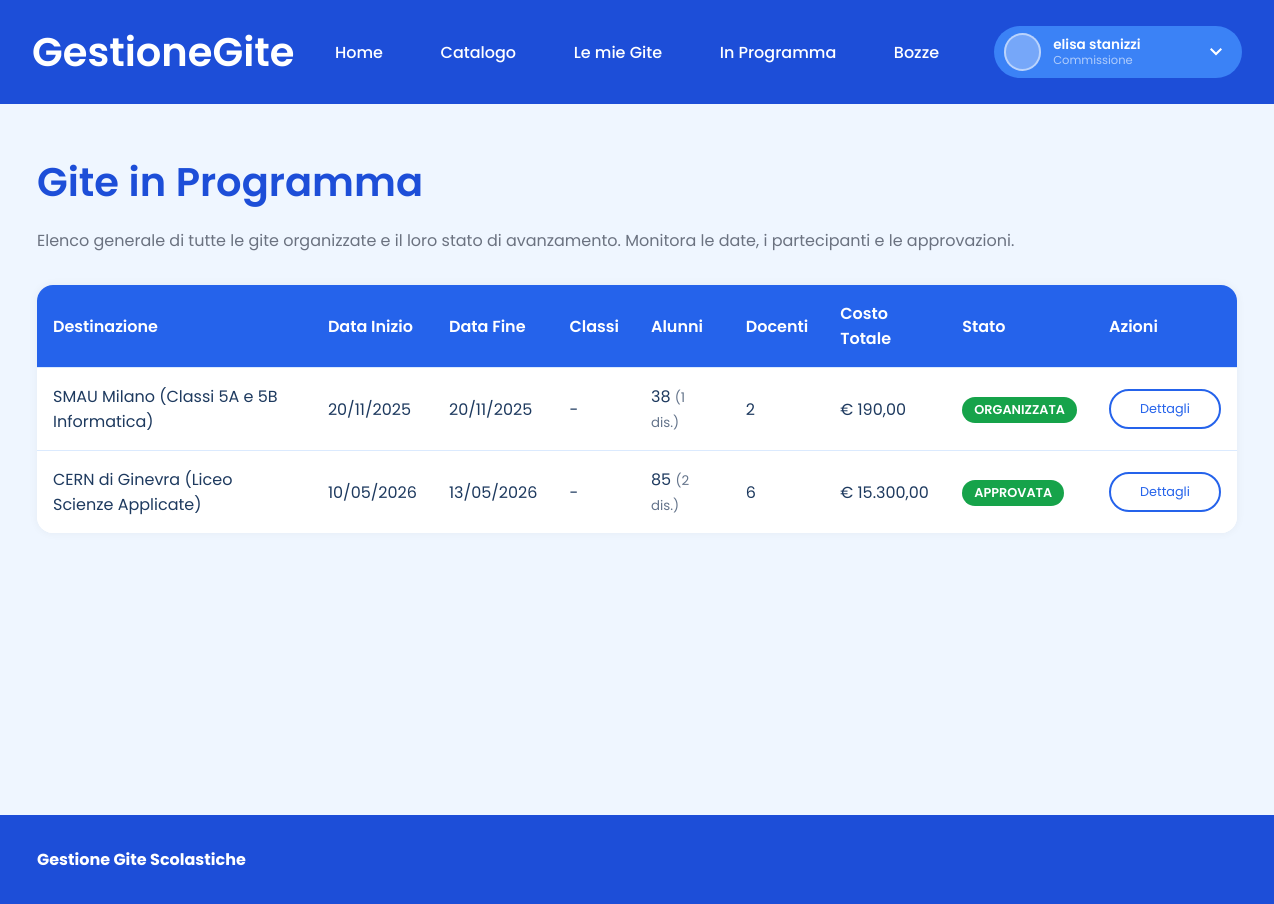
/inProgramma.php (signed in), run on an earlier commit of the app's database.
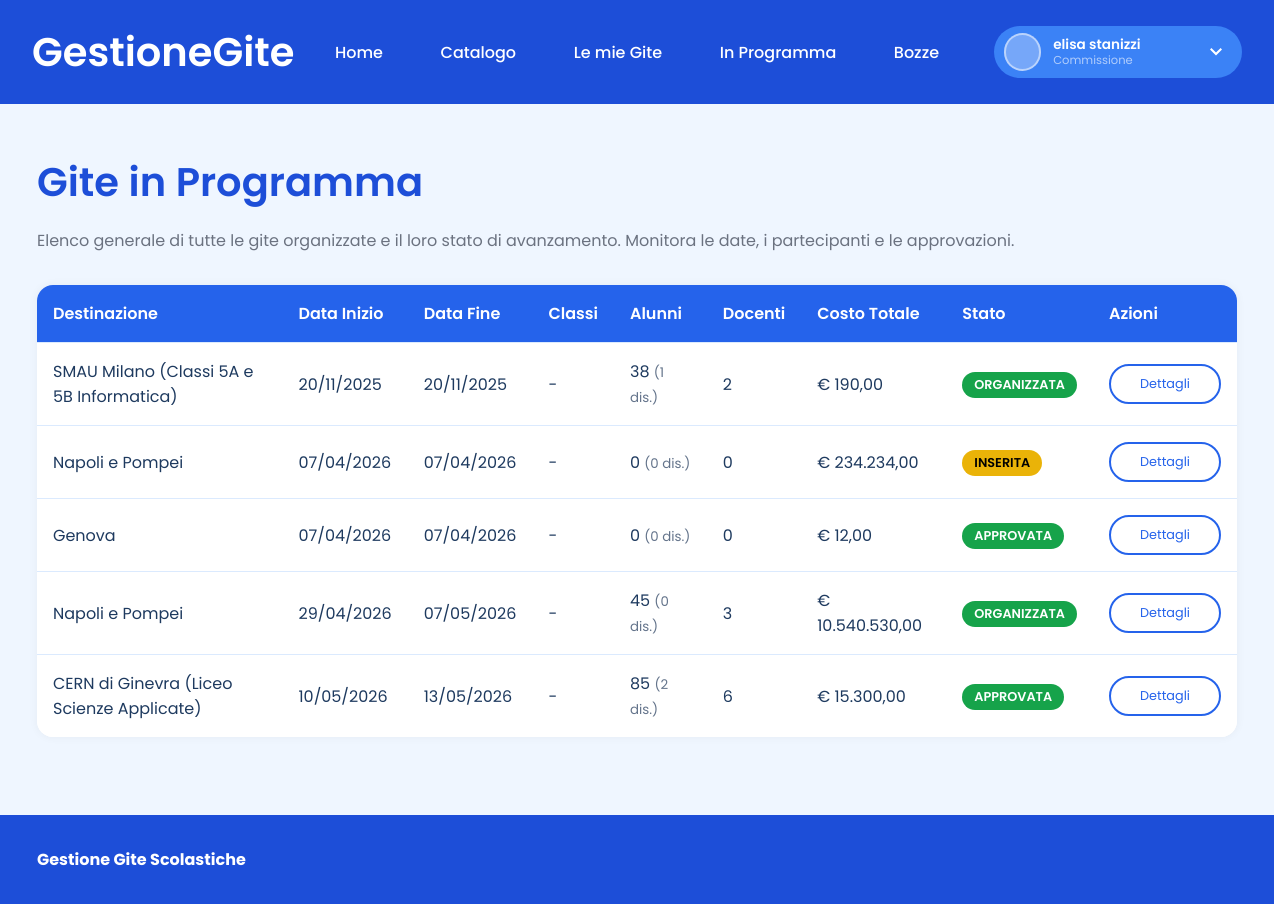
And on a later commit of the database.
### tables this page shows
CREATE TABLE `gitaorganizzata` (
  `IDGita` int(11) NOT NULL,
  `IDProposta` int(11) NOT NULL,
  `IDUtente` int(11) NOT NULL,
  `DataInizio` date NOT NULL,
  `DataFine` date NOT NULL,
  `NumAlunni` int(11) NOT NULL,
  `NumDocentiAccompagnatori` int(11) NOT NULL,
  `NumAlunniDisabili` int(11) NOT NULL DEFAULT 0,
  `CostoTot` decimal(10,2) NOT NULL,
  `IDStato` int(11) NOT NULL,
  `OrarioPartenza` time DEFAULT NULL COMMENT 'Orario di partenza della gita',
  `OrarioArrivo` time DEFAULT NULL COMMENT 'Orario di arrivo della gita',
  `CostoMezzi` decimal(10,2) NOT NULL DEFAULT 0.00 COMMENT 'Costo dei mezzi di trasporto',
  `CostoAttivita` decimal(10,2) NOT NULL DEFAULT 0.00 COMMENT 'Costo delle attività previste',
  `ClassiPartecipanti` varchar(255) DEFAULT NULL COMMENT 'Classi che partecipano (es. 5A, 5B)',
  `NumManleveConsegnate` int(11) NOT NULL DEFAULT 0 COMMENT 'Numero di manleve consegnate, se necessarie'
);

CREATE TABLE `propostagita` (
  `IDProposta` int(11) NOT NULL,
  `Destinazione` varchar(100) NOT NULL,
  `MezzoDiTrasporto` varchar(50) NOT NULL,
  `Periodo` varchar(50) NOT NULL,
  `MinPartecipanti` int(11) NOT NULL,
  `MaxPartecipanti` int(11) NOT NULL,
  `Costo` decimal(10,2) NOT NULL,
  `IDUtente` int(11) NOT NULL
);

CREATE TABLE `statogita` (
  `IDStato` int(11) NOT NULL,
  `Stato` enum('Bozza','Inserita','Approvata','NonApprovata','Organizzata','Conclusa') NOT NULL
);

### inProgramma.php (the view, shortened to what this page needs)
<!DOCTYPE html>
<html lang="it">
<head>
    <link rel="stylesheet" href="style.css">
    <link rel="stylesheet" href="vetrina.css">
    <link rel="stylesheet" href="style_custom.css">
</head>
<body>
    <?php include('nav.php'); ?>
    <div class="container">
        <main class="content home-padding">
            <div class="hero-section">
                <h2 style="margin-bottom: 1rem; color: var(--blue-700);">Gite in Programma</h2>
                <p>Elenco generale di tutte le gite organizzate e il loro stato di avanzamento. Monitora le date, i partecipanti e le approvazioni.</p>
            </div>
            <div class="table-section" style="margin-top: 2rem;">
                <div class="table-container">
                    <table>
                        <thead>
                            <tr>
                                <th>Destinazione</th>
                                <th>Data Inizio</th>
                                <th>Data Fine</th>
                                <th>Classi</th>
                                <th>Alunni</th>
                                <th>Docenti</th>
                                <th>Costo Totale</th>
                                <th>Stato</th>
                                <th>Azioni</th>
                            </tr>
                        </thead>
                        <tbody>
                            <?php
                                $query = "SELECT g.*, p.Destinazione, s.Stato FROM gitaorganizzata g JOIN propostagita p ON g.IDProposta = p.IDProposta JOIN statogita s ON g.IDStato = s.IDStato ORDER BY g.DataInizio ASC";
                                $risultato = mysqli_query($conn, $query);
                                if (mysqli_num_rows($risultato) > 0) {
                                    while ($row = mysqli_fetch_assoc($risultato)) {
                                        $dataInizio = date('d/m/Y', strtotime($row['DataInizio']));
                                        $dataFine = date('d/m/Y', strtotime($row['DataFine']));
                                        $orarioPart = $row['OrarioPartenza'] ? substr($row['OrarioPartenza'], 0, 5) : '-';
                                        $orarioArr = $row['OrarioArrivo'] ? substr($row['OrarioArrivo'], 0, 5) : '-';
                                        $classi = $row['ClassiPartecipanti'] ? htmlspecialchars($row['ClassiPartecipanti']) : '-';
                                        $classeBadge = 'badge-secondary';
                                        if ($row['Stato'] == 'Approvata') $classeBadge = 'badge-success';
                                        if ($row['Stato'] == 'Inserita') $classeBadge = 'badge-warning';
                                        if ($row['Stato'] == 'Organizzata') $classeBadge = 'badge-success';
                                        echo "<tr>";
                                        echo "<td>" . htmlspecialchars($row['Destinazione']) . "</td>";
                                        echo "<td>" . $dataInizio . "</td>";
                                        echo "<td>" . $dataFine . "</td>";
                                        echo "<td>" . $classi . "</td>";
                                        echo "<td>" . $row['NumAlunni'] . " <small style='color:#64748b;'>(" . $row['NumAlunniDisabili'] . " dis.)</small></td>";
                                        echo "<td>" . $row['NumDocentiAccompagnatori'] . "</td>";
                                        echo "<td>&euro; " . number_format($row['CostoTot'], 2, ',', '.') . "</td>";
                                        echo "<td><span class='badge $classeBadge'>" . htmlspecialchars($row['Stato']) . "</span></td>";
                                        echo "<td>
                                            <button class='xs outline btn-dettagli-prog'
                                                data-dest='" . htmlspecialchars($row['Destinazione']) . "'
                                                data-inizio='$dataInizio'
                                                data-fine='$dataFine'
                                                data-classi='" . htmlspecialchars($row['ClassiPartecipanti'] ?? '') . "'
                                                data-alunni='" . $row['NumAlunni'] . "'
                                                data-disabili='" . $row['NumAlunniDisabili'] . "'
                                                data-docenti='" . $row['NumDocentiAccompagnatori'] . "'
                                                data-partenza='$orarioPart'
                                                data-arrivo='$orarioArr'
                                                data-costo='" . number_format($row['CostoTot'], 2, ',', '.') . "'
                                                data-costo-mezzi='" . number_format($row['CostoMezzi'], 2, ',', '.') . "'
                                                data-costo-att='" . number_format($row['CostoAttivita'], 2, ',', '.') . "'
                                                data-stato='" . htmlspecialchars($row['Stato']) . "'
                                            >Dettagli</button>
                                        </td>";
                                        echo "</tr>";
                                    }
                                } else {
                                    echo "<tr><td colspan='9' style='text-align:center;'>Nessuna gita in programma.</td></tr>";
                                }
                            ?>
                        </tbody>
                    </table>
                </div>
            </div>
        </main>
        <footer>
            <div class="footer-container">
                <div class="footer-left">
                    <p><strong>Gestione Gite Scolastiche</strong></p>
                </div>
            </div>
        </footer>
    </div>
</body>
</html>

### nav.php (shortened to what this page needs)
<?php
    $nome_utente = $_SESSION['username'] ?? 'Utente Sconosciuto';
    $ruolo = $_SESSION['ruolo'] ?? null;
?>
<header>
    <div class="header-container header-left" style="flex: 1; flex-basis: 0;">
        <h2>GestioneGite</h2>
    </div>
    <nav class="header-nav">
        <a href="index.php">Home</a>
        <?php if ($ruolo): ?>
            <a href="catalogo.php">Catalogo</a>
            <a href="mieGite.php">Le mie Gite</a>
            <a href="inProgramma.php">In Programma</a>
            <?php if ($ruolo == 2): ?>
                <a href="elencoBozze.php">Bozze</a>
            <?php endif; ?>
        <?php else: ?>
            <a href="login.php">Accedi</a>
            <a href="register.php">Registrati</a>
        <?php endif; ?>
    </nav>
    <div class="header-container header-right" style="flex: 1; flex-basis: 0; position: relative;">
        <?php if ($ruolo): ?>
            <div class="profile-container" id="pulsanteProfilo" onclick="toggleMenuTendina(event)">
                <div class="profile-picture"></div>
                <div class="profile-info">
                    <span class="user-name"><?php echo htmlspecialchars($nome_utente); ?></span>
                    <span class="user-role"><?php echo ($ruolo == 2) ? 'Commissione' : 'Docente'; ?></span>
                </div>
                <div class="profile-arrow" id="frecciaTendina">
                    <svg xmlns="http://www.w3.org/2000/svg" height="24" viewBox="0 -960 960 960" width="24" fill="white">
                        <path d="M480-345 240-585l56-56 184 184 184-184 56 56-240 240Z"/>
                    </svg>
                </div>
            </div>
        <?php endif; ?>
    </div>
</header>

### style.css (style rules this page uses)
:root { --blue-50: #EFF6FF; --blue-100: #DBEAFE; --blue-200: #BFDBFE; --blue-400: #60A5FA; --blue-500: #3B82F6; --blue-600: #2563EB; --blue-700: #1D4ED8; --blue-900: #1E3A5F; --color-primary: var(--blue-600); --color-primary-hover: var(--blue-700); --color-secondary: var(--blue-400); --color-accent: var(--blue-200); --color-surface: var(--blue-50); --color-surface-hover: var(--blue-100); --my-white: #ffffff; --my-white-h: var(--blue-100); --my-icy-blue: var(--blue-100); --my-blue: var(--blue-600); --my-dark-blue: var(--blue-900); --my-gray: #6B7280; --my-green: #16A34A; --my-red: #DC2626; --my-yellow: #EAB308; --my-background: var(--blue-50); --pro: var(--blue-400); --hex-dark-blue: var(--blue-700); --hex-red: #DC2626; --hex-orange: #F97316; --hex-yellow: #EAB308; --hex-dark-green: #16A34A; --hex-light-green: #86EFAC; --hex-light-blue: var(--blue-400); --hex-blue: var(--blue-600); --hex-purple: #7C3AED; --radius: 30px; --radius-1: 16px; --header-color: var(--blue-700); --header-color-hover: var(--blue-900); --footer-color: var(--blue-800, #1E40AF); --text-on-light: var(--blue-900); --text-on-primary: #ffffff; --link-color: var(--blue-600); --link-hover-color: var(--blue-700); --header-height: 6.5rem; margin: 0; padding: 0; font-family: 'Poppins', sans-serif; --h1: 3rem; --h2: 2.5rem; --h3: 2rem; --h4: 1.5rem; --p: 1rem; }
body { background: var(--my-background); color: var(--text-on-light); padding: 0; margin: 0; }
header { width: 100%; height: var(--header-height); background: var(--header-color); display: flex; align-items: center; }
footer { width: 100%; background: var(--blue-700); padding: 2rem 0; color: var(--text-on-primary); }
.footer-container { max-width: 1200px; margin: 0 auto; padding: 0 2rem; display: flex; justify-content: space-between; align-items: center; flex-wrap: wrap; gap: 1rem; }
.footer-left { display: flex; flex-direction: column; gap: 0.5rem; }
h1, h2, h3, h4, p, a { margin: 0; color: inherit; }
h2 { font-size: var(--h2); font-weight: 600; }
p, a { font-size: var(--p); font-weight: normal; }
a { color: var(--link-color); }
.header-left { margin-left: 2rem; display: flex; align-items: center; }
.header-right { margin-right: 2rem; display: flex; align-items: center; justify-content: flex-end; }
.container { width: 100%; top: var(--header-height); min-height: 100vh; display: flex; flex-direction: column; }
.content { flex-grow: 1; width: 100%; }

### style_custom.css (style rules this page uses)
header h2 { color: var(--my-white) !important; margin: 0; }
.header-nav a { color: var(--my-white) !important; text-decoration: none; font-weight: 500; }
.hero-section p { color: var(--my-gray) !important; }
.home-padding { padding: 3rem 2rem; max-width: 1200px; margin: 0 auto; }
.profile-info { display: flex; flex-direction: column; color: var(--my-white); justify-content: center; }
.user-name { font-size: 0.85rem; font-weight: 600; }
.user-role { font-size: 0.7rem; opacity: 0.8; }

What changed in the data, as far as the page shows it:
added gitaorganizzata: IDProposta.Destinazione "Napoli e Pompei", DataInizio "07/04/2026", DataFine "07/04/2026", ClassiPartecipanti "-", NumAlunni "0", NumAlunniDisabili "0", NumDocentiAccompagnatori "0", CostoTot "234.234,00", IDStato.Stato "INSERITA"
added gitaorganizzata: IDProposta.Destinazione "Genova", DataInizio "07/04/2026", DataFine "07/04/2026", ClassiPartecipanti "-", NumAlunni "0", NumAlunniDisabili "0", NumDocentiAccompagnatori "0", CostoTot "12,00", IDStato.Stato "APPROVATA"
added gitaorganizzata: IDProposta.Destinazione "Napoli e Pompei", DataInizio "29/04/2026", DataFine "07/05/2026", ClassiPartecipanti "-", NumAlunni "45", NumAlunniDisabili "0", NumDocentiAccompagnatori "3", CostoTot "10.540.530,00", IDStato.Stato "ORGANIZZATA"
